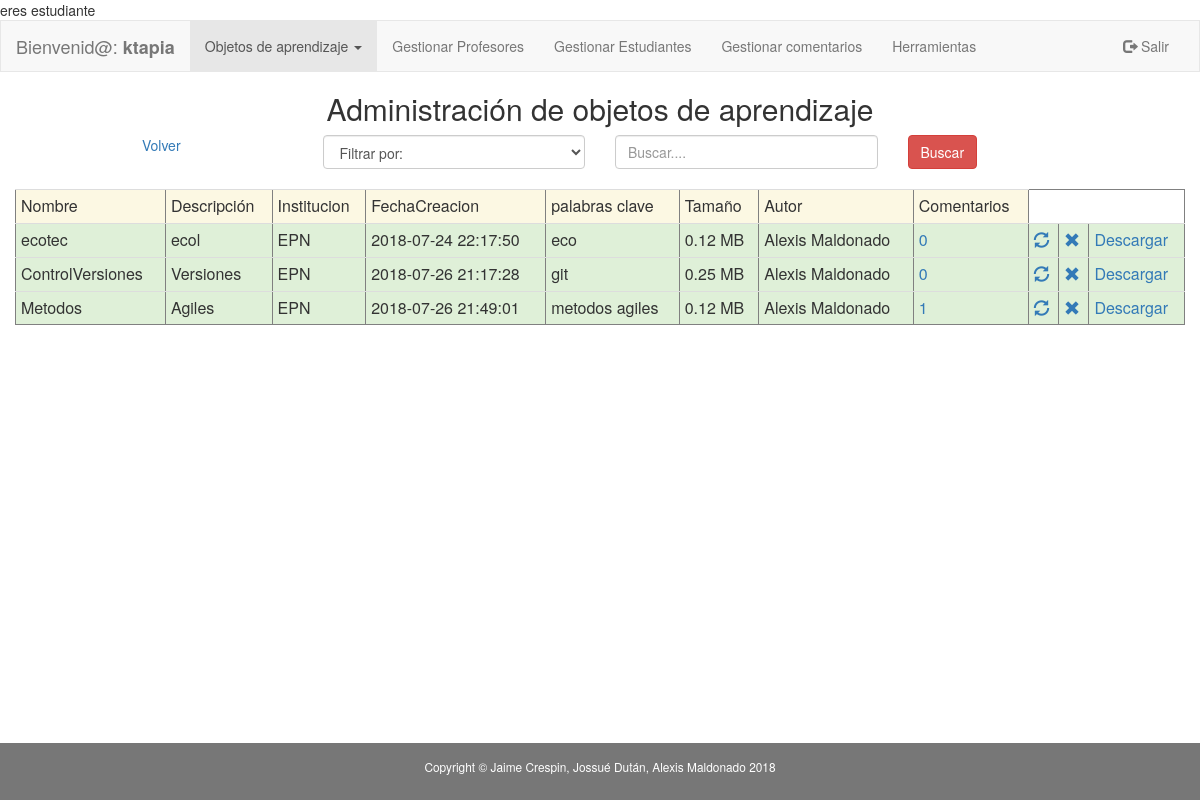
Page /aplicacion/modulos_administrador/adm_ejecutar_buscar.php (signed in) on the committed database.
### tables this page shows
CREATE TABLE `objeto_aprendizaje` (
  `idobjeto_aprendizaje` int(11) NOT NULL,
  `nombre` varchar(45) DEFAULT NULL,
  `descripcion` varchar(500) DEFAULT NULL,
  `id_usuario` int(11) DEFAULT NULL,
  `institucion` varchar(45) DEFAULT NULL,
  `fechaCreacion` timestamp NOT NULL DEFAULT CURRENT_TIMESTAMP,
  `palabras_clave` varchar(500) DEFAULT NULL,
  `tamanio` varchar(45) DEFAULT NULL,
  `ruta` varchar(45) DEFAULT NULL,
  `materia` varchar(50) DEFAULT NULL,
  `descarga` int(11) DEFAULT NULL
);

CREATE TABLE `profesor` (
  `idprofesor` int(11) NOT NULL,
  `ci` varchar(10) DEFAULT NULL,
  `nombres` varchar(45) DEFAULT NULL,
  `apellidos` varchar(45) DEFAULT NULL,
  `id_departamento` int(11) DEFAULT NULL,
  `id_facultad` int(11) DEFAULT NULL,
  `mail` varchar(45) DEFAULT NULL,
  `id_usuario` int(11) DEFAULT NULL
);

### aplicacion/clases_negocio/funciones_oa_profesor.php (called while the page is built, shortened)
<?php
function obtener_tipo_usuario_con_id($id_usuario){
    $conexion = new Conexion();
    $statement = 'select * from usuario where idUsuario=?';
    $consulta = $conexion->prepare($statement);
    $consulta->setFetchMode(PDO::FETCH_ASSOC);
    $consulta->execute([$id_usuario]);
    if ($consulta->rowCount() != 0) {
        $fila = $consulta->fetch();
        $tipo_usuario = $fila['tipo_usuario'];
    }
    if (isset($tipo_usuario)) {
        return $tipo_usuario;
    } else {
        return null;
    }
}
function obtener_id_profesor_con_id_usuario($id_usuario) {
    $conexion = new Conexion();
    $statement = 'select pro.idprofesor from usuario as us, profesor as pro where us.idUsuario=pro.id_usuario and us.idUsuario=?';
    $consulta = $conexion->prepare($statement);
    $consulta->setFetchMode(PDO::FETCH_ASSOC);
    $consulta->execute([$id_usuario]);
    if ($consulta->rowCount() != 0) {
        $fila = $consulta->fetch();
        $id_profesor = $fila['idprofesor'];
    }
    if (isset($id_profesor)) {
        return $id_profesor;
    } else {
        return null;
    }
}
function obtener_profesor_como_arreglo($id_profesor) {
    $conexion = new Conexion();
    $statement = 'select * from profesor where idprofesor=?';
    $consulta = $conexion->prepare($statement);
    $consulta->setFetchMode(PDO::FETCH_ASSOC);
    $consulta->execute([$id_profesor]);
    if ($consulta->rowCount() != 0) {
        $fila = $consulta->fetch();
    }
    if (isset($fila)) {
        return $fila;
    } else {
        return null;
    }
}
function obtener_nro_comentarios_oa($id_objeto_aprendizaje) {
    $conexion = new Conexion();
    $statement = 'select count(*) as nro_comentarios from objeto_aprendizaje as oa, comentario as c where oa.idobjeto_aprendizaje=c.id_objeto_aprendizaje and c.id_objeto_aprendizaje=?';
    $consulta = $conexion->prepare($statement);
    $consulta->setFetchMode(PDO::FETCH_ASSOC);
    $consulta->execute([$id_objeto_aprendizaje]);
    if ($consulta->rowCount() != 0) {
        $fila = $consulta->fetch();
        $id_profesor = $fila['nro_comentarios'];
    }
    if (isset($id_profesor)) {
        return $id_profesor;
    } else {
        return null;
    }
}
?>

### aplicacion/modulos_administrador/adm_ejecutar_buscar.php (the view, shortened to what this page needs)
<!DOCTYPE html PUBLIC "-//W3C//DTD XHTML 1.0 Transitional//EN" "http://www.w3.org/TR/xhtml1/DTD/xhtml1-transitional.dtd">
<html xmlns="http://www.w3.org/1999/xhtml" lang="es">
    <head>
        <link rel="stylesheet" href="../../plugins/bootstrap/css/bootstrap.min.css"></link>
    </head>
    <body>
        <?php include './navbar_adm_obj_apr.php'; ?>
        <div class="container-fluid text-center">
            <div class="row content">
                <div class="col-sm-12 text-center">
                    <h2> Administración de objetos de aprendizaje</h2>
                    <form action="../modulos_administrador/adm_ejecutar_buscar.php" method="post" enctype="multipart/form-data">
                        <div class="col-md-3">
                            <a href="../modulos_administrador/adm_buscar.php">Volver</a>
                        </div>
                        <div class="col-md-3 text-left ">
                            <select class= "form-control" name="tipo_criterio" dir="ltr" required>
                                <option value="">Filtrar por:</option>
                            </select></br>
                        </div>
                        <div class="col-md-3 text-center">
                            <input type="text" class="form-control" id="criterio_busqueda" placeholder="Buscar...." name="criterio_busqueda" required></br>
                        </div>
                        <div class="col-md-3 text-left">
                            <button id="registrar" type="submit" class="btn btn-danger">Buscar</button>
                        </div>
                    </form>
                    <?php
                    require '../clases_negocio/funciones_oa_profesor.php';
                    $statement = 'select * from objeto_aprendizaje';
                    $conexion = new Conexion();
                    $consulta = $conexion->prepare($statement);
                    $consulta->setFetchMode(PDO::FETCH_ASSOC);
                    $consulta->execute();
                    echo '<table border ="1|1" class="table table-condensed";>';
                    echo '<tr class="warning">';
                    echo '<td>Nombre</td>';
                    echo '<td>Descripción</td>';
                    echo '<td>Institucion</td>';
                    echo '<td>FechaCreacion</td>';
                    echo '<td>palabras clave</td>';
                    echo '<td>Tamaño</td>';
                    echo '<td>Autor</td>';
                    echo '<td>Comentarios</td>';
                    echo "</tr>";
                    if ($consulta->rowCount() != 0) {
                        while ($row = $consulta->fetch()) {
                            echo '<tr class="success">';
                            echo '<td>' . $row['nombre'] . '</td>';
                            echo '<td>' . $row['descripcion'] . '</td>';
                            echo '<td>' . $row['institucion'] . '</td>';
                            echo '<td>' . $row['fechaCreacion'] . '</td>';
                            echo '<td>' . $row['palabras_clave'] . '</td>';
                            echo '<td>' . number_format($row['tamanio'] / 1e6, 2, '.', '') . ' MB' . '</td>';
                            if (obtener_tipo_usuario_con_id($row['id_usuario']) == 'ADM') {
                                echo '<td>ADMINISTRADOR</td>';
                            } else {
                                $profesor = obtener_profesor_como_arreglo(obtener_id_profesor_con_id_usuario($row['id_usuario']));
                                echo '<td>' . $profesor['nombres'] . ' ' . $profesor['apellidos'] . '</td>';
                            }
                            echo '<td><a href="adm_comentarios.php?id=' . $row['idobjeto_aprendizaje'] . '">' . obtener_nro_comentarios_oa($row['idobjeto_aprendizaje']) . '</a></td>';
                            echo '<td><a href="adm_actualizar_oa.php?id=' . $row['idobjeto_aprendizaje'] . '"><span class="glyphicon glyphicon-refresh"></a></td>';
                            echo "<td><a onClick=\"javascript: return confirm('Realmente desea eliminar el objeto de aprendizaje?');\" href='adm_buscar.php?id=" . $row['idobjeto_aprendizaje'] . "&idborrar=2'><span class='glyphicon glyphicon-remove'></a></td>";
                            echo '<td><a href="' . $row['ruta'] . '">Descargar</a></td>';
                            echo '</tr>';
                        }
                    }
                    echo '</table>';
                    ?>
                </div>
            </div>
        </div>
        <footer class="label-default container-fluid text-center">
            <p class="copyright small">Copyright &copy; Jaime Crespin, Jossué Dután, Alexis Maldonado 2018</p>
        </footer>
    </body>
</html>

### aplicacion/modulos_administrador/adm_ejecutar_buscar.php (style rules this page uses)
.row.content { height: 390px }
html { min-height: 100%; position: relative; }
body { margin:0; margin-bottom: 40px; }
footer { background-color: #555; color: white; padding: 15px; position: absolute; bottom: 0; width: 100%; }
.table > tbody > tr > td { vertical-align: middle; }

### rows in the picture
objeto_aprendizaje: nombre "ecotec", descripcion "ecol", institucion "EPN", fechaCreacion "2018-07-24 22:17:50", palabras_clave "eco", $row['tamanio']/1e6 "0.12", id_usuario.nombres "Alexis", id_usuario.apellidos "Maldonado", idobjeto_aprendizaje "0"
objeto_aprendizaje: nombre "ControlVersiones", descripcion "Versiones", institucion "EPN", fechaCreacion "2018-07-26 21:17:28", palabras_clave "git", $row['tamanio']/1e6 "0.25", id_usuario.nombres "Alexis", id_usuario.apellidos "Maldonado", idobjeto_aprendizaje "0"
objeto_aprendizaje: nombre "Metodos", descripcion "Agiles", institucion "EPN", fechaCreacion "2018-07-26 21:49:01", palabras_clave "metodos agiles", $row['tamanio']/1e6 "0.12", id_usuario.nombres "Alexis", id_usuario.apellidos "Maldonado", idobjeto_aprendizaje "1"

### other values in the picture
$_SESSION['usuario'] "ktapia"
